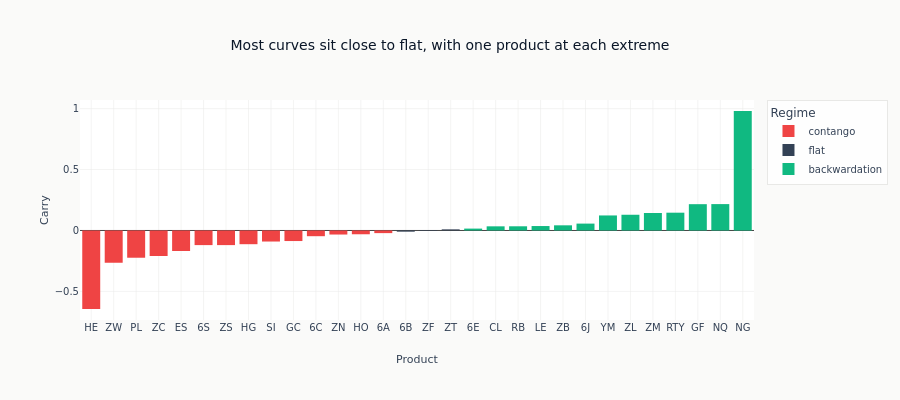

Source (notebook cell):
### Markdown cell above
### F8. The curve on one date

What carry looks like across the universe at a single decision, which is the object the strategy
actually ranks. The date is the most recent **rebalance** on which all 30 products quoted both of
the contracts carry is measured between, so it is a cross-section a decision was really taken
over rather than an arbitrary session or a partial universe.

The colours come from the regime band declared in the configuration. A product counts as
backwardation only once its carry clears that band, and as contango only once it falls below
minus it; everything between is called flat, which is what keeps a curve quoted a tick apart out
of both baskets. The band is printed with the snapshot below, on the same scale as the axis. The
vertical scale itself is what a single ranking has to absorb.

### Code cell
REGIME = {1: "backwardation", 0: "flat", -1: "contango"}
quoted = (
    front.filter(pl.col("timestamp").is_in(DECISION_DATES))
    .group_by("timestamp")
    .agg(pl.col("carry_pct").is_not_null().sum().alias("n"))
)
snapshot_date = quoted.filter(pl.col("n") == front["product"].n_unique())["timestamp"].max()
snapshot = front.filter(pl.col("timestamp") == snapshot_date).with_columns(
    pl.col("carry_regime_num").replace_strict(REGIME).alias("Regime")
)
counts = snapshot["Regime"].value_counts().sort("count", descending=True)
print(
    f"{snapshot_date:%A %Y-%m-%d}, regime band +/-{LEVEL['carry_regime_band']} on the carry scale"
)
print(", ".join(f"{r['Regime']} {r['count']}" for r in counts.iter_rows(named=True)))

fig = px.bar(
    snapshot.sort("carry_pct").to_pandas(),
    x="product",
    y="carry_pct",
    color="Regime",
    color_discrete_map={
        "backwardation": COLORS["positive"],
        "flat": COLORS["neutral"],
        "contango": COLORS["negative"],
    },
    title="Most curves sit close to flat, with one product at each extreme",
    labels={"carry_pct": "Carry", "product": "Product"},
)
fig.update_layout(height=400)
fig.show()

### Figure 1 — Plotly figure (JSON) as saved in the notebook; plotly's stock layout.template omitted (floating-point values rounded to 4 significant figures)
{"data": [{"hovertemplate": "Regime=contango<br>Product=%{x}<br>Carry=%{y}<extra></extra>", "legendgroup": "contango", "marker": {"color": "#ef4444", "pattern": {"shape": ""}}, "name": "contango", "orientation": "v", "showlegend": true, "textposition": "auto", "type": "bar", "x": ["HE", "ZW", "PL", "ZC", "ES", "6S", "ZS", "HG", "SI", "GC", "6C", "ZN", "HO", "6A"], "xaxis": "x", "y": [-0.6446, -0.265, -0.2238, -0.2098, -0.1686, -0.1201, -0.1201, -0.1127, -0.09081, -0.0868, -0.04702, -0.03334, -0.03116, -0.02179], "yaxis": "y"}, {"hovertemplate": "Regime=flat<br>Product=%{x}<br>Carry=%{y}<extra></extra>", "legendgroup": "flat", "marker": {"color": "#334155", "pattern": {"shape": ""}}, "name": "flat", "orientation": "v", "showlegend": true, "textposition": "auto", "type": "bar", "x": ["6B", "ZF", "ZT"], "xaxis": "x", "y": [-0.009871, -0.004287, 0.008981], "yaxis": "y"}, {"hovertemplate": "Regime=backwardation<br>Product=%{x}<br>Carry=%{y}<extra></extra>", "legendgroup": "backwardation", "marker": {"color": "#10b981", "pattern": {"shape": ""}}, "name": "backwardation", "orientation": "v", "showlegend": true, "textposition": "auto", "type": "bar", "x": ["6E", "CL", "RB", "LE", "ZB", "6J", "YM", "ZL", "ZM", "RTY", "GF", "NQ", "NG"], "xaxis": "x", "y": [0.01531, 0.03396, 0.03426, 0.03634, 0.04226, 0.05636, 0.1232, 0.129, 0.1434, 0.1459, 0.2158, 0.2165, 0.9806], "yaxis": "y"}], "layout": {"barmode": "relative", "height": 400, "legend": {"title": {"text": "Regime"}, "tracegroupgap": 0}, "title": {"text": "Most curves sit close to flat, with one product at each extreme"}, "xaxis": {"anchor": "y", "domain": [0.0, 1.0], "title": {"text": "Product"}}, "yaxis": {"anchor": "x", "domain": [0.0, 1.0], "title": {"text": "Carry"}}}}
